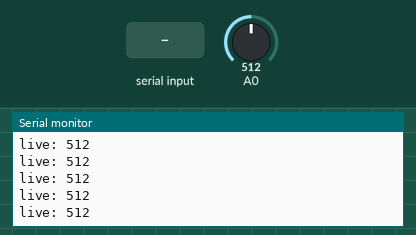
Bench run of a sketch on a simulated Arduino Uno, built with avr-gcc and run on an emulated ATmega328P. On the bench: the last lines printed to the serial monitor. Inputs (shaded band) come from the test bench; at power-on: A0 = 512.

Above: at 1.2 s.
1.3 s: "s" received over Serial
At 2.3 s:
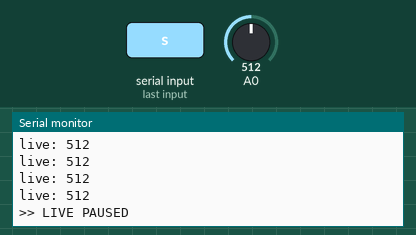
2.8 s: "c" received over Serial
4.3 s: "g" received over Serial
At 4.33 s:
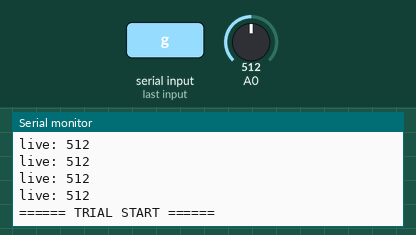
5.8 s: A0 set to 716
At 5.85 s:
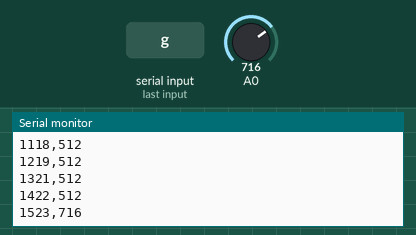
7.3 s: A0 set to 900
At 10.5 s:
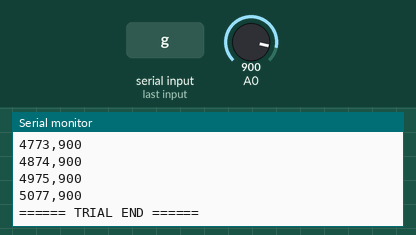
Timing chart, 0 to 11.3 s (numbered marks = the images above; inputs shaded):
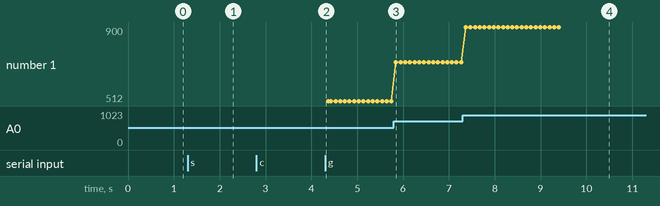

Measured:
- after the input at 1.3 s, the serial monitor: prints a new line at once (image 1)
- after the input at 4.3 s, the serial monitor: prints a new line at once (image 2)
- after the input at 5.8 s, the serial monitor: prints a new line after 0.05 s (image 3)
- after the input at 7.3 s, the serial monitor: prints a new line after 0.07 s (image 4)
- plotted number 1: 512 → 716 after the input at 5.8 s, 716 → 900 after the input at 7.3 s

The sketch:

04_trial_recorder.ino
```cpp
// Prototyping 1 - trial recorder, used for the foam calibration runs.
//
// The foam crept downward under a steady load instead of holding a value,
// so a single reading was not enough. This records the whole 5 second
// curve instead: type 's' to pause the live feed, 'g' to record a trial,
// 'c' to go back to live.

bool liveMode = true;
bool recording = false;
unsigned long startTime = 0;

void setup() {
  Serial.begin(9600);
  Serial.println("Type: s=stop live, g=go record trial, c=continue live");
}

void loop() {
  if (Serial.available() > 0) {
    char c = Serial.read();
    if (c == 's') {
      liveMode = false;
      Serial.println(">> LIVE PAUSED");
    } else if (c == 'c') {
      liveMode = true;
      Serial.println(">> LIVE RESUMED");
    } else if (c == 'g') {
      recording = true;
      liveMode = false;
      startTime = millis();
      Serial.println("====== TRIAL START ======");
      Serial.println("Time(ms),Reading");
    }
  }

  long total = 0;
  for (int i = 0; i < 10; i++) total += analogRead(A0);
  int reading = total / 10;

  if (recording) {
    unsigned long elapsed = millis() - startTime;
    Serial.print(elapsed);
    Serial.print(",");
    Serial.println(reading);
    if (elapsed > 5000) {
      recording = false;
      Serial.println("====== TRIAL END ======");
    }
    delay(100);
  } else if (liveMode) {
    Serial.print("live: ");
    Serial.println(reading);
    delay(100);
  }
}
```
